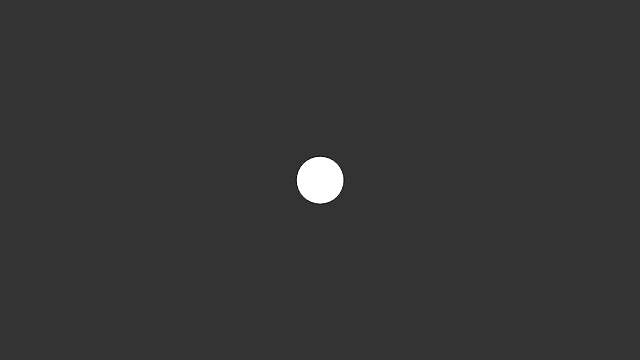
Frame 1 (no input)
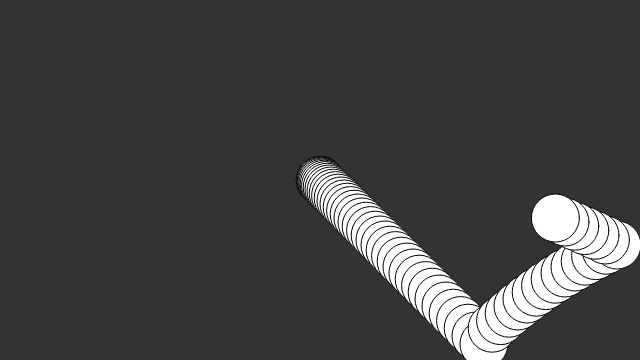
Frame 60 (no input)
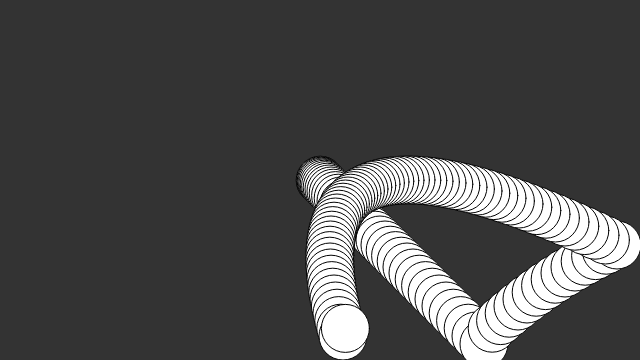
Frame 120 (the mouse pressed at the canvas centre since frame 60)

The p5.js sketch that drew these frames (run headless with seeded random() and noise() and a simulated clock; from frame 60 on, the mouse is pressed at the canvas centre):

// p5.js sketch
// ── sketch.js
var particle;

function setup() {
  createCanvas(640, 360);
  particle = new Particle();
  background(51);
}

function draw() {
  //background(51);
  
  var gravity = createVector(0, 0.2);
  particle.applyForce(gravity);
  var wind = createVector(0.2, 0);
  particle.applyForce(wind);
  
  particle.checkEdges();
  particle.update();
  particle.display();
  
}
// ── particle.js
function Particle() {
  this.pos = createVector(width/2, height/2);
  this.vel = createVector(0, 0);
  this.acc = createVector(0, 0);
  this.radius = 24;
  this.diameter = this.radius * 2;
  
  this.applyForce = function(force){
    //force = mass * acc translates to acc = force if mass is equal to 1
    this.acc.add(force);
  }
  
  this.checkEdges = function() {
    if (this.pos.y + this.radius > height) {
      this.vel.y *= -1;
      this.pos.y = height - this.radius;
    }
    if (this.pos.y - this.radius < 0) {
      this.vel.y *= -1;
      this.pos.y = 0 + this.radius;
    }
    if (this.pos.x + this.radius > width) {
      this.vel.x *= -1;
      this.pos.x = width - this.radius;
    }
    if (this.pos.x - this.radius < 0) {
      this.vel.x *= -1;
      this.pos.x = 0 + this.radius;
    }
  }
  
  this.update = function() {
    this.vel.add(this.acc);
    this.pos.add(this.vel);
    
    // reset accelaration back to 0 so it doesn't compound with each frame
    this.acc.set(0, 0);
  }
  
  this.display = function() {
    fill(255);
    ellipse(this.pos.x, this.pos.y, this.diameter, this.diameter);
  }
}
